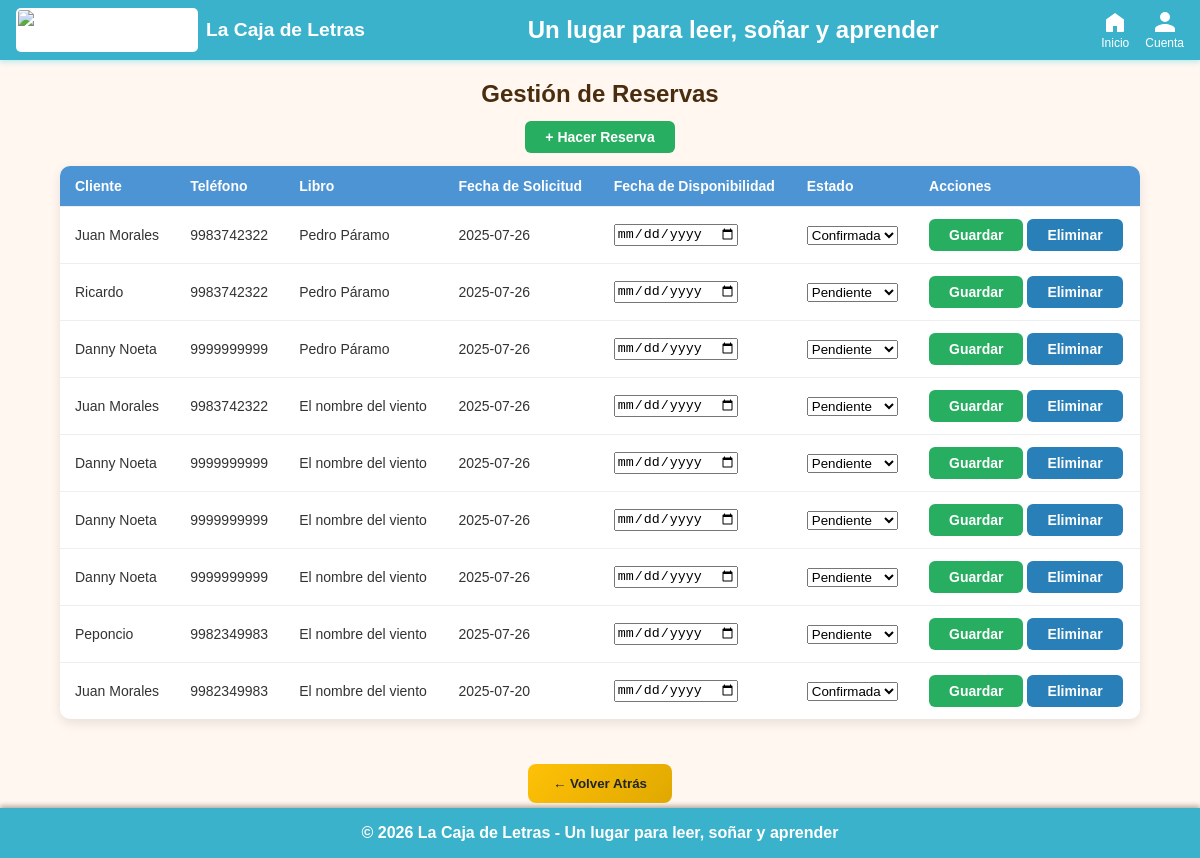
Page /consultasReservas.php (signed in) on the committed database.
### tables this page shows
CREATE TABLE `reservas` (
  `id` int(11) NOT NULL,
  `cliente_nombre` varchar(100) DEFAULT NULL,
  `cliente_telefono` varchar(20) DEFAULT NULL,
  `libro_id` int(11) DEFAULT NULL,
  `fecha_solicitud` date DEFAULT NULL,
  `fecha_disponibilidad` date DEFAULT NULL,
  `estado` varchar(50) DEFAULT NULL
);

CREATE TABLE `libros` (
  `id` int(11) NOT NULL,
  `titulo` varchar(200) NOT NULL,
  `isbn` varchar(20) DEFAULT NULL,
  `año_publicacion` int(11) DEFAULT NULL,
  `edicion` varchar(50) DEFAULT NULL,
  `idioma` varchar(50) DEFAULT NULL,
  `sinopsis` text DEFAULT NULL,
  `num_paginas` int(11) DEFAULT NULL,
  `portada_url` varchar(200) DEFAULT NULL,
  `formato` varchar(50) DEFAULT NULL,
  `estado` varchar(20) DEFAULT NULL,
  `precio_venta` decimal(10,2) DEFAULT NULL,
  `precio_alquiler` decimal(10,2) DEFAULT NULL,
  `stock_total` int(11) DEFAULT NULL,
  `stock_disponible` int(11) DEFAULT NULL,
  `editorial_id` int(11) DEFAULT NULL,
  `autor_id` int(11) DEFAULT NULL,
  `categoria_id` int(11) DEFAULT NULL
);

### consultasReservas.php (the view, shortened to what this page needs)
<?php
include "conexion.php";
if ($_SESSION['rol'] === 'Administrador') {
    include "encabezado_admin.php";
} elseif ($_SESSION['rol'] === 'Empleado') {
    include "encabezado_empleado.php";
}
$sql = "SELECT r.*, l.titulo
        FROM reservas r
        LEFT JOIN libros l ON r.libro_id = l.id
        ORDER BY r.fecha_solicitud DESC";
$result = mysqli_query($enlace, $sql);
?>
<h2>Gestión de Reservas</h2>
<div style="text-align: center; margin: 20px 0;">
    <a href="crearReserva.php" class="btn-guardar" style="text-decoration: none;">
        + Hacer Reserva
    </a>
</div>
<table>
    <thead>
        <tr>
            <th>Cliente</th>
            <th>Teléfono</th>
            <th>Libro</th>
            <th>Fecha de Solicitud</th>
            <th>Fecha de Disponibilidad</th>
            <th>Estado</th>
            <th>Acciones</th>
        </tr>
    </thead>
    <tbody>
    <?php if ($result && mysqli_num_rows($result) > 0): ?>
        <?php while ($reserva = mysqli_fetch_assoc($result)): ?>
            <tr>
                <td><?= htmlspecialchars($reserva['cliente_nombre']) ?></td>
                <td><?= htmlspecialchars($reserva['cliente_telefono']) ?></td>
                <td><?= htmlspecialchars($reserva['titulo'] ?? 'Desconocido') ?></td>
                <td><?= htmlspecialchars($reserva['fecha_solicitud']) ?></td>
                <form method="POST" class="inline-form">
                    <td>
                        <input type="date" name="fecha_disponibilidad" value="<?= htmlspecialchars($reserva['fecha_disponibilidad']) ?>">
                    </td>
                    <td>
                        <select name="estado">
                            <option value="Pendiente" <?= $reserva['estado'] === 'Pendiente' ? 'selected' : '' ?>>Pendiente</option>
                            <option value="Confirmada" <?= $reserva['estado'] === 'Confirmada' ? 'selected' : '' ?>>Confirmada</option>
                        </select>
                    </td>
                    <td>
                        <button type="submit" class="btn-guardar">Guardar</button>
                </form>
                <form method="GET" action="consultasReservas.php" onsubmit="return confirm('¿Deseas eliminar esta reserva?')" style="display:inline-block;">
                    <button type="submit" class="btn-eliminar">Eliminar</button>
                </form>
            </tr>
        <?php endwhile; ?>
    <?php else: ?>
        <tr>
            <td colspan="7" style="text-align:center; padding: 20px; color:#555;">No hay reservas registradas.</td>
        </tr>
    <?php endif; ?>
    </tbody>
</table>
<center><button onclick="history.back()" style="background: linear-gradient(135deg, #ffc107, #e0a800); color: #212529; border: none; padding: 12px 25px; border-radius: 8px; margin: 5px; font-weight: bold; cursor: pointer;" title="Volver a la página anterior">
        ← Volver Atrás
    </button></center>
<?php include 'pie.php'; ?>

### encabezado_admin.php (style rules this page uses)
body { font-family: Arial, sans-serif; background-color: #fff7f0; color: #4a2c0f; margin: 0; padding: 0; }

### consultasReservas.php (style rules this page uses)
table { width: 90%; margin: 0 auto 40px auto; border-collapse: collapse; background-color: white; font-size: 14px; box-shadow: 0 4px 12px rgba(0, 0, 0, 0.1); border-radius: 10px; overflow: hidden; }
thead th { background-color: #4c94d4; color: white; padding: 12px 15px; text-align: left; font-weight: 600; }
tbody td { padding: 12px 15px; border-top: 1px solid #eee; color: #333; }
form.inline-form { display: flex; gap: 10px; align-items: center; }
.btn-guardar { background-color: #27ae60; color: white; border: none; padding: 8px 20px; border-radius: 6px; font-size: 14px; font-weight: 600; cursor: pointer; transition: background-color 0.3s ease; }
.btn-eliminar { background-color: #2980b9; color: white; border: none; padding: 8px 20px; border-radius: 6px; font-size: 14px; font-weight: 600; cursor: pointer; transition: background-color 0.3s ease; }
h2 { text-align: center; margin-top: 20px; margin-bottom: 20px; }

### rows in the picture
reservas: cliente_nombre "Juan Morales", cliente_telefono "9983742322", libro.titulo "Pedro Páramo", fecha_solicitud "2025-07-26", estado "Confirmada"
reservas: cliente_nombre "Ricardo", cliente_telefono "9983742322", libro.titulo "Pedro Páramo", fecha_solicitud "2025-07-26", estado "Pendiente"
reservas: cliente_nombre "Danny Noeta", cliente_telefono "9999999999", libro.titulo "Pedro Páramo", fecha_solicitud "2025-07-26", estado "Pendiente"
reservas: cliente_nombre "Juan Morales", cliente_telefono "9983742322", libro.titulo "El nombre del viento", fecha_solicitud "2025-07-26", estado "Pendiente"
reservas: cliente_nombre "Danny Noeta", cliente_telefono "9999999999", libro.titulo "El nombre del viento", fecha_solicitud "2025-07-26", estado "Pendiente"
reservas: cliente_nombre "Danny Noeta", cliente_telefono "9999999999", libro.titulo "El nombre del viento", fecha_solicitud "2025-07-26", estado "Pendiente"
reservas: cliente_nombre "Danny Noeta", cliente_telefono "9999999999", libro.titulo "El nombre del viento", fecha_solicitud "2025-07-26", estado "Pendiente"
reservas: cliente_nombre "Peponcio", cliente_telefono "9982349983", libro.titulo "El nombre del viento", fecha_solicitud "2025-07-26", estado "Pendiente"
reservas: cliente_nombre "Juan Morales", cliente_telefono "9982349983", libro.titulo "El nombre del viento", fecha_solicitud "2025-07-20", estado "Confirmada"
